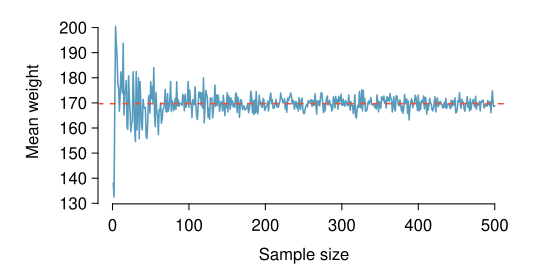

Recreate this plot in R.
library(openintro)
data(COL)

#set parameters
replicates = 500

#set seed
set.seed(5011)

sample.means = vector("numeric", replicates)

#calculate sample means
for(k in 1:replicates){
  sample.rows = sample(nrow(cdc), k)
  sample.means[k] = mean(cdc$weight[sample.rows], na.rm = TRUE)
}

m.pop <- mean(cdc$weight)

myPDF('cdcWeightRunningMeanNew.pdf', 5.5, 2.7,
      mar=c(3.3, 4.9, 1, 2))

plot(sample.means,
     type = "l",
     axes = FALSE,
     xlab = "",
     ylab = "Mean weight",
     col = COL[1],
     lwd = 1.5,
     ylim = range(sample.means))
axis(1, at = seq(0, 500, 100))
axis(2, at = seq(0,200,10))
abline(h = m.pop, lty = 2, lwd = 1.5, col = COL[4,1])
mtext("Sample size", 1, 2)
dev.off()
